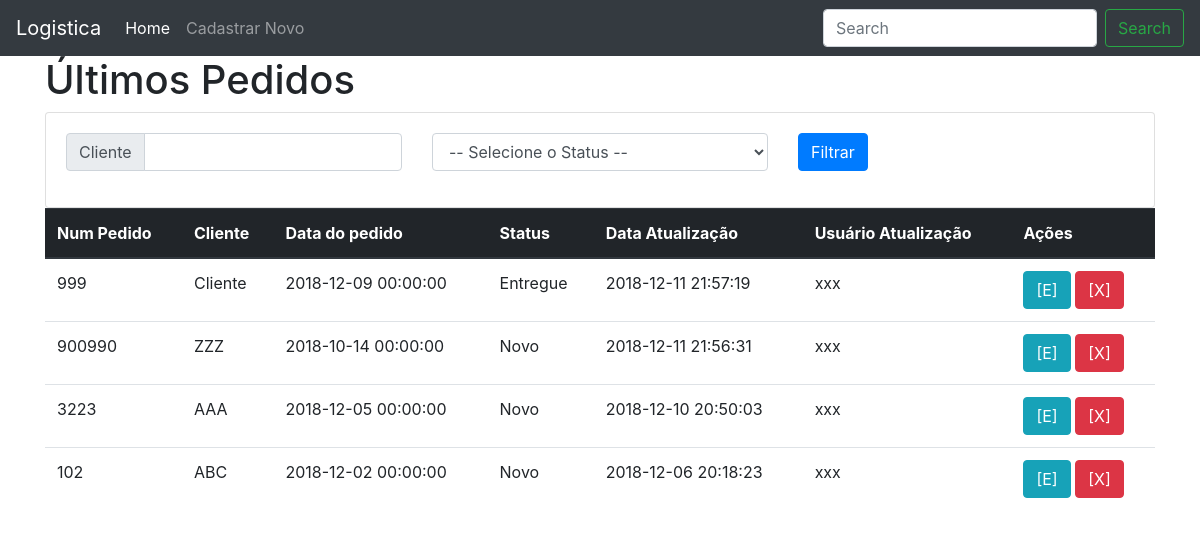
Page /index.php (signed in) on the committed database.
### tables this page shows
CREATE TABLE `pedidos` (
  `id` int(11) NOT NULL,
  `num_pedido` int(11) NOT NULL,
  `cliente` varchar(80) NOT NULL,
  `data_pedido` datetime NOT NULL,
  `status` varchar(40) NOT NULL,
  `data_atualizacao` datetime NOT NULL
);

### model/pedidos.php (called while the page is built, shortened)
<?php
function listaPedidos($cliente = '', $status = '') {
    $pdo = conectar();
    $filtro = "";
    $sql = "SELECT * FROM pedidos $filtro ORDER BY data_atualizacao DESC";
    $res = $pdo->query($sql);
    $dados = $res->fetchAll(PDO::FETCH_ASSOC);
    return $dados;
}

### index.php (the view, shortened to what this page needs)
<?php
    require './model/pedidos.php';
    require 'header.php';
    require 'menu.php';
?>
<main role="main" class="container">
    <div class="starter-template">
        <h1>Últimos Pedidos</h1>
        <div class="card">
            <div class="card-body">
                <form action="index.php" method="post">
                    <div class="row">
                        <div class="input-group mb-3 col">
                            <div class="input-group-prepend">
                                <span class="input-group-text" id="basic-addon1">Cliente</span>
                            </div>
                            <input type="text" class="form-control" name="cliente">
                        </div>
                        <div class="form-group col">
                            <select class="form-control" name="status">
                                <option value="">-- Selecione o Status --</option>
                            </select>
                        </div>
                        <div class="col">
                            <button class="btn btn-primary" type="submit">Filtrar</button>
                        </div>
                    </div>
                </form>
            </div>
        </div>
        <table class="table">
            <thead class="thead-dark">
                <tr>
                    <th>Num Pedido</th>
                    <th>Cliente</th>
                    <th>Data do pedido</th>
                    <th>Status</th>
                    <th>Data Atualização</th>
                    <th>Usuário Atualização</th>
                    <th>Ações</th>
                </tr>
            </thead>
            <tbody>
<?php
$cliente = (isset($_POST['cliente'])) ? $_POST['cliente'] : "";
$status = (isset($_POST['status'])) ? $_POST['status'] : "";
$pedidos = listaPedidos($cliente, $status);
foreach ($pedidos as $pedido) {
    echo "<tr>";
    echo "    <td>" . $pedido['num_pedido'] . "</td>";
    echo "    <td>" . $pedido['cliente'] . "</td>";
    echo "    <td>" . $pedido['data_pedido'] . "</td>";
    echo "    <td>" . $pedido['status'] . "</td>";
    echo "    <td>" . $pedido['data_atualizacao'] . "</td>";
    echo "    <td> xxx </td>";
    echo '    <td>';
    echo '<a class="btn btn-info" href="controller/pedido_editar.php?id=' . $pedido['id'] . '">[E]</a> ';
    echo '<a class="btn btn-danger" href="controller/pedido_deletar.php?id=' . $pedido['id'] . '">[X]</a> ';
    echo '</td>';
    echo "</tr>";
}
?>
            </tbody>
        </table>
    </div>
</main>
<?php
    require 'footer.php';
?>

### header.php (shortened to what this page needs)
<!DOCTYPE html>
<html>
    <head>
        <link href="/css/bootstrap.css" rel="stylesheet" type="text/css"/>
    </head>
    <body>

### menu.php (shortened to what this page needs)
<nav class="navbar navbar-expand-md navbar-dark bg-dark static-top">
      <a class="navbar-brand" href="#">Logistica</a>
      <div class="collapse navbar-collapse" id="navbarsExampleDefault">
        <ul class="navbar-nav mr-auto">
          <li class="nav-item active">
            <a class="nav-link" href="/index.php">Home <span class="sr-only">(current)</span></a>
          </li>
          <li class="nav-item">
              <a class="nav-link" href="/cadastro_pedido.php">Cadastrar Novo</a>
          </li>
        </ul>
        <form class="form-inline my-2 my-lg-0">
          <input class="form-control mr-sm-2" type="text" placeholder="Search" aria-label="Search">
          <button class="btn btn-outline-success my-2 my-sm-0" type="submit">Search</button>
        </form>
      </div>
    </nav>

### rows in the picture
pedidos: num_pedido "999", cliente "Cliente", data_pedido "2018-12-09 00:00:00", status "Entregue", data_atualizacao "2018-12-11 21:57:19"
pedidos: num_pedido "900990", cliente "ZZZ", data_pedido "2018-10-14 00:00:00", status "Novo", data_atualizacao "2018-12-11 21:56:31"
pedidos: num_pedido "3223", cliente "AAA", data_pedido "2018-12-05 00:00:00", status "Novo", data_atualizacao "2018-12-10 20:50:03"
pedidos: num_pedido "102", cliente "ABC", data_pedido "2018-12-02 00:00:00", status "Novo", data_atualizacao "2018-12-06 20:18:23"
